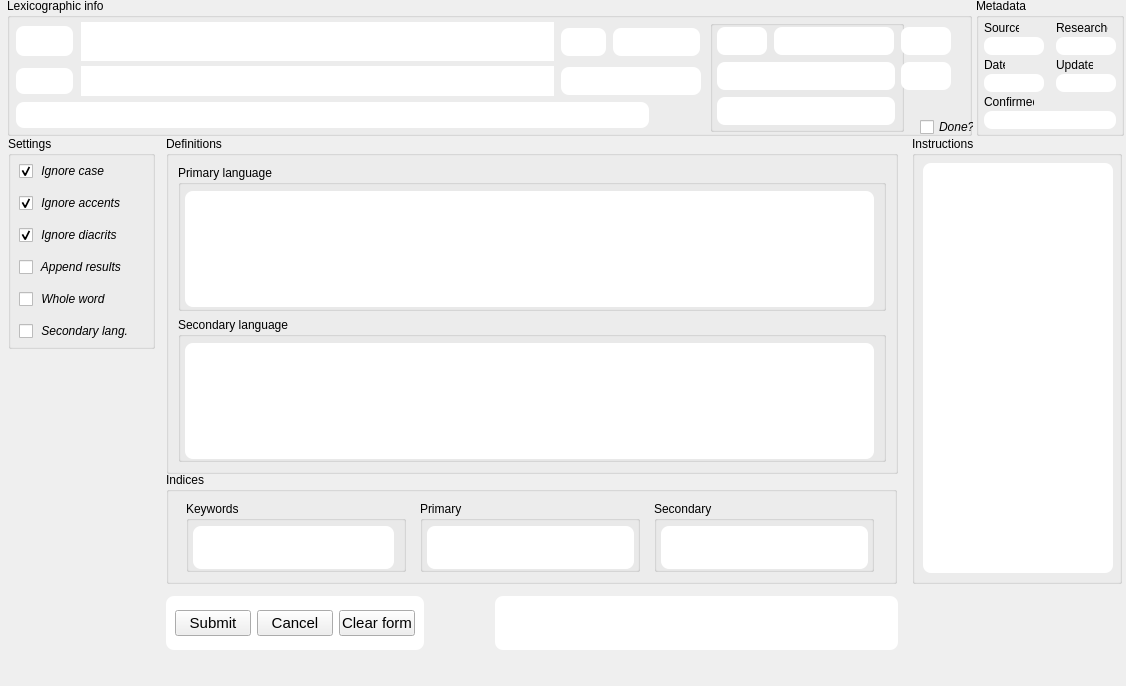
<?xml version="1.0" encoding="UTF-8"?>
<ui version="4.0">
 <class>LexSearchForm</class>
 <widget class="QWidget" name="LexSearchForm">
  <property name="geometry">
   <rect>
    <x>0</x>
    <y>0</y>
    <width>1126</width>
    <height>686</height>
   </rect>
  </property>
  <property name="windowTitle">
   <string>Form</string>
  </property>
  <property name="toolTip">
   <string>Perform searches that ignore diacritics.
Search term must contain no diacritics.</string>
  </property>
  <property name="autoFillBackground">
   <bool>true</bool>
  </property>
  <property name="styleSheet">
   <string notr="true">QFrame {
     border: 0px solid black;
     border-radius: 8px;
     padding: 0px;
	 background-color: rgb(255, 255, 255);
}

QLineEdit {
     border: 0px solid black;
     border-radius: 8px;
     padding: 0px;
	 background-color: rgb(255, 255, 255);
}</string>
  </property>
  <widget class="QGroupBox" name="lSearchHeader">
   <property name="geometry">
    <rect>
     <x>7</x>
     <y>-2</y>
     <width>965</width>
     <height>138</height>
    </rect>
   </property>
   <property name="styleSheet">
    <string notr="true">QLineEdit {
    padding-left: 3px;
}</string>
   </property>
   <property name="title">
    <string>Lexicographic info</string>
   </property>
   <widget class="QLineEdit" name="lSearchOrth">
    <property name="geometry">
     <rect>
      <x>74</x>
      <y>24</y>
      <width>473</width>
      <height>39</height>
     </rect>
    </property>
    <property name="font">
     <font>
      <pointsize>18</pointsize>
     </font>
    </property>
    <property name="toolTip">
     <string>search orthographic form</string>
    </property>
    <property name="styleSheet">
     <string notr="true">QLineEdit {
     border: 0px solid black;
     border-radius: 0px;
     padding: 0px;
}</string>
    </property>
   </widget>
   <widget class="QLineEdit" name="lSearchIPA">
    <property name="geometry">
     <rect>
      <x>74</x>
      <y>68</y>
      <width>473</width>
      <height>30</height>
     </rect>
    </property>
    <property name="font">
     <font>
      <pointsize>12</pointsize>
     </font>
    </property>
    <property name="toolTip">
     <string>search phonemic form</string>
    </property>
    <property name="styleSheet">
     <string notr="true">QLineEdit {
     border: 0px solid black;
     border-radius: 0px;
     padding: 0px;
}</string>
    </property>
   </widget>
   <widget class="QGroupBox" name="notations">
    <property name="geometry">
     <rect>
      <x>703</x>
      <y>22</y>
      <width>194</width>
      <height>112</height>
     </rect>
    </property>
    <property name="sizePolicy">
     <sizepolicy hsizetype="Fixed" vsizetype="Fixed">
      <horstretch>0</horstretch>
      <verstretch>0</verstretch>
     </sizepolicy>
    </property>
    <property name="minimumSize">
     <size>
      <width>194</width>
      <height>112</height>
     </size>
    </property>
    <property name="maximumSize">
     <size>
      <width>194</width>
      <height>112</height>
     </size>
    </property>
    <property name="title">
     <string/>
    </property>
    <widget class="QLineEdit" name="lCatSearch">
     <property name="geometry">
      <rect>
       <x>7</x>
       <y>7</y>
       <width>50</width>
       <height>28</height>
      </rect>
     </property>
     <property name="minimumSize">
      <size>
       <width>50</width>
       <height>28</height>
      </size>
     </property>
     <property name="maximumSize">
      <size>
       <width>50</width>
       <height>28</height>
      </size>
     </property>
     <property name="toolTip">
      <string>search grammatical labels (e.g., &quot;pl.&quot;)</string>
     </property>
    </widget>
    <widget class="QLineEdit" name="lGrmSearch">
     <property name="geometry">
      <rect>
       <x>64</x>
       <y>7</y>
       <width>120</width>
       <height>28</height>
      </rect>
     </property>
     <property name="minimumSize">
      <size>
       <width>120</width>
       <height>28</height>
      </size>
     </property>
     <property name="maximumSize">
      <size>
       <width>120</width>
       <height>28</height>
      </size>
     </property>
     <property name="toolTip">
      <string>search for grammatical forms</string>
     </property>
    </widget>
    <widget class="QLineEdit" name="lC2Search">
     <property name="geometry">
      <rect>
       <x>7</x>
       <y>42</y>
       <width>178</width>
       <height>28</height>
      </rect>
     </property>
     <property name="minimumSize">
      <size>
       <width>178</width>
       <height>28</height>
      </size>
     </property>
     <property name="maximumSize">
      <size>
       <width>178</width>
       <height>28</height>
      </size>
     </property>
     <property name="toolTip">
      <string>search for comparisons</string>
     </property>
    </widget>
    <widget class="QLineEdit" name="lCfSearch">
     <property name="geometry">
      <rect>
       <x>7</x>
       <y>77</y>
       <width>178</width>
       <height>28</height>
      </rect>
     </property>
     <property name="minimumSize">
      <size>
       <width>178</width>
       <height>28</height>
      </size>
     </property>
     <property name="maximumSize">
      <size>
       <width>178</width>
       <height>28</height>
      </size>
     </property>
     <property name="toolTip">
      <string>search cross-references</string>
     </property>
    </widget>
   </widget>
   <widget class="QLineEdit" name="lSearchLit">
    <property name="geometry">
     <rect>
      <x>9</x>
      <y>104</y>
      <width>633</width>
      <height>26</height>
     </rect>
    </property>
    <property name="toolTip">
     <string>search literal glosses</string>
    </property>
   </widget>
   <widget class="QLineEdit" name="lSearchPOS">
    <property name="geometry">
     <rect>
      <x>9</x>
      <y>28</y>
      <width>57</width>
      <height>30</height>
     </rect>
    </property>
    <property name="toolTip">
     <string>search by part of speech</string>
    </property>
   </widget>
   <widget class="QLineEdit" name="lSearchRegister">
    <property name="geometry">
     <rect>
      <x>9</x>
      <y>70</y>
      <width>57</width>
      <height>26</height>
     </rect>
    </property>
    <property name="toolTip">
     <string>search by register</string>
    </property>
   </widget>
   <widget class="QLineEdit" name="lSearchBrrw">
    <property name="geometry">
     <rect>
      <x>554</x>
      <y>69</y>
      <width>140</width>
      <height>28</height>
     </rect>
    </property>
    <property name="toolTip">
     <string>search borrowings</string>
    </property>
   </widget>
   <widget class="QLineEdit" name="lSearchDialectName">
    <property name="geometry">
     <rect>
      <x>554</x>
      <y>30</y>
      <width>45</width>
      <height>28</height>
     </rect>
    </property>
    <property name="toolTip">
     <string>search by dialects</string>
    </property>
   </widget>
   <widget class="QLineEdit" name="lDialectSearch">
    <property name="geometry">
     <rect>
      <x>606</x>
      <y>30</y>
      <width>87</width>
      <height>28</height>
     </rect>
    </property>
    <property name="toolTip">
     <string>search for dialectal forms</string>
    </property>
   </widget>
   <widget class="QLineEdit" name="lGrmDialectSearch">
    <property name="geometry">
     <rect>
      <x>894</x>
      <y>29</y>
      <width>50</width>
      <height>28</height>
     </rect>
    </property>
    <property name="minimumSize">
     <size>
      <width>50</width>
      <height>28</height>
     </size>
    </property>
    <property name="maximumSize">
     <size>
      <width>50</width>
      <height>28</height>
     </size>
    </property>
    <property name="toolTip">
     <string>search for dialect-specific 
grammatical forms</string>
    </property>
   </widget>
   <widget class="QLineEdit" name="lC2DialectSearch">
    <property name="geometry">
     <rect>
      <x>894</x>
      <y>64</y>
      <width>50</width>
      <height>28</height>
     </rect>
    </property>
    <property name="minimumSize">
     <size>
      <width>50</width>
      <height>28</height>
     </size>
    </property>
    <property name="maximumSize">
     <size>
      <width>50</width>
      <height>28</height>
     </size>
    </property>
    <property name="toolTip">
     <string>search for dialect-specific 
alternative forms</string>
    </property>
   </widget>
  </widget>
  <widget class="QGroupBox" name="lMetadataBox">
   <property name="geometry">
    <rect>
     <x>976</x>
     <y>-2</y>
     <width>148</width>
     <height>138</height>
    </rect>
   </property>
   <property name="sizePolicy">
    <sizepolicy hsizetype="Fixed" vsizetype="Fixed">
     <horstretch>0</horstretch>
     <verstretch>0</verstretch>
    </sizepolicy>
   </property>
   <property name="styleSheet">
    <string notr="true">QLineEdit {
    font-size: 9;
    border-radius: 0pts;
    max-height: 16px;
    min-width: 45px;
    min-height: 16px;
    padding: 1px;
}

QLabel {
	background: transparent;
}</string>
   </property>
   <property name="title">
    <string>Metadata</string>
   </property>
   <widget class="QLabel" name="lLabelSource">
    <property name="geometry">
     <rect>
      <x>8</x>
      <y>22</y>
      <width>35</width>
      <height>16</height>
     </rect>
    </property>
    <property name="font">
     <font>
      <pointsize>9</pointsize>
     </font>
    </property>
    <property name="autoFillBackground">
     <bool>false</bool>
    </property>
    <property name="text">
     <string>Source</string>
    </property>
   </widget>
   <widget class="QLabel" name="lLabelDate">
    <property name="geometry">
     <rect>
      <x>8</x>
      <y>59</y>
      <width>21</width>
      <height>16</height>
     </rect>
    </property>
    <property name="font">
     <font>
      <pointsize>9</pointsize>
     </font>
    </property>
    <property name="autoFillBackground">
     <bool>false</bool>
    </property>
    <property name="text">
     <string>Date</string>
    </property>
   </widget>
   <widget class="QLabel" name="lLabelResearcher">
    <property name="geometry">
     <rect>
      <x>80</x>
      <y>22</y>
      <width>52</width>
      <height>16</height>
     </rect>
    </property>
    <property name="font">
     <font>
      <pointsize>9</pointsize>
     </font>
    </property>
    <property name="autoFillBackground">
     <bool>false</bool>
    </property>
    <property name="text">
     <string>Researcher</string>
    </property>
   </widget>
   <widget class="QLabel" name="lLabelConfirmed">
    <property name="geometry">
     <rect>
      <x>8</x>
      <y>96</y>
      <width>50</width>
      <height>16</height>
     </rect>
    </property>
    <property name="font">
     <font>
      <pointsize>9</pointsize>
     </font>
    </property>
    <property name="autoFillBackground">
     <bool>false</bool>
    </property>
    <property name="lineWidth">
     <number>0</number>
    </property>
    <property name="text">
     <string>Confirmed</string>
    </property>
   </widget>
   <widget class="QLabel" name="lLabelUpdated">
    <property name="geometry">
     <rect>
      <x>80</x>
      <y>59</y>
      <width>37</width>
      <height>16</height>
     </rect>
    </property>
    <property name="font">
     <font>
      <pointsize>9</pointsize>
     </font>
    </property>
    <property name="autoFillBackground">
     <bool>false</bool>
    </property>
    <property name="text">
     <string>Updated</string>
    </property>
   </widget>
   <widget class="QLineEdit" name="lSearchSource">
    <property name="geometry">
     <rect>
      <x>8</x>
      <y>39</y>
      <width>60</width>
      <height>18</height>
     </rect>
    </property>
    <property name="toolTip">
     <string>search sources</string>
    </property>
   </widget>
   <widget class="QLineEdit" name="lSearchResearcher">
    <property name="geometry">
     <rect>
      <x>80</x>
      <y>39</y>
      <width>60</width>
      <height>18</height>
     </rect>
    </property>
    <property name="toolTip">
     <string>search researchers</string>
    </property>
   </widget>
   <widget class="QLineEdit" name="lSearchDate">
    <property name="geometry">
     <rect>
      <x>8</x>
      <y>76</y>
      <width>60</width>
      <height>18</height>
     </rect>
    </property>
    <property name="toolTip">
     <string>search by date of entry</string>
    </property>
   </widget>
   <widget class="QLineEdit" name="lSearchUpdate">
    <property name="geometry">
     <rect>
      <x>80</x>
      <y>76</y>
      <width>60</width>
      <height>18</height>
     </rect>
    </property>
    <property name="toolTip">
     <string>serach by date of updates</string>
    </property>
   </widget>
   <widget class="QLineEdit" name="lSearchConfirmed">
    <property name="geometry">
     <rect>
      <x>8</x>
      <y>113</y>
      <width>132</width>
      <height>18</height>
     </rect>
    </property>
    <property name="toolTip">
     <string>search for confirmations by consultant</string>
    </property>
   </widget>
  </widget>
  <widget class="QGroupBox" name="lDefBox">
   <property name="geometry">
    <rect>
     <x>166</x>
     <y>136</y>
     <width>732</width>
     <height>338</height>
    </rect>
   </property>
   <property name="styleSheet">
    <string notr="true"/>
   </property>
   <property name="title">
    <string>Definitions</string>
   </property>
   <layout class="QVBoxLayout" name="verticalLayout">
    <item>
     <widget class="QGroupBox" name="lL1Box">
      <property name="autoFillBackground">
       <bool>false</bool>
      </property>
      <property name="title">
       <string>Primary language</string>
      </property>
      <property name="flat">
       <bool>false</bool>
      </property>
      <widget class="QLineEdit" name="lL1Search">
       <property name="geometry">
        <rect>
         <x>7</x>
         <y>26</y>
         <width>689</width>
         <height>116</height>
        </rect>
       </property>
       <property name="toolTip">
        <string>search primary language gloss</string>
       </property>
       <property name="alignment">
        <set>Qt::AlignLeading|Qt::AlignLeft|Qt::AlignTop</set>
       </property>
      </widget>
     </widget>
    </item>
    <item>
     <widget class="QGroupBox" name="lL2Box">
      <property name="title">
       <string>Secondary language</string>
      </property>
      <widget class="QLineEdit" name="lL2Search">
       <property name="geometry">
        <rect>
         <x>7</x>
         <y>26</y>
         <width>689</width>
         <height>116</height>
        </rect>
       </property>
       <property name="toolTip">
        <string>search secondary language gloss</string>
       </property>
       <property name="alignment">
        <set>Qt::AlignLeading|Qt::AlignLeft|Qt::AlignTop</set>
       </property>
      </widget>
     </widget>
    </item>
   </layout>
  </widget>
  <widget class="QGroupBox" name="lIndexBox">
   <property name="geometry">
    <rect>
     <x>166</x>
     <y>472</y>
     <width>731</width>
     <height>112</height>
    </rect>
   </property>
   <property name="styleSheet">
    <string notr="true"/>
   </property>
   <property name="title">
    <string>Indices</string>
   </property>
   <layout class="QHBoxLayout" name="horizontalLayout_3">
    <item>
     <widget class="QGroupBox" name="lKeywordsBox">
      <property name="sizePolicy">
       <sizepolicy hsizetype="Fixed" vsizetype="Preferred">
        <horstretch>0</horstretch>
        <verstretch>0</verstretch>
       </sizepolicy>
      </property>
      <property name="minimumSize">
       <size>
        <width>220</width>
        <height>0</height>
       </size>
      </property>
      <property name="autoFillBackground">
       <bool>false</bool>
      </property>
      <property name="styleSheet">
       <string notr="true">QGroupBox.title {
	background-color: transparent;
}</string>
      </property>
      <property name="title">
       <string>Keywords</string>
      </property>
      <widget class="QLineEdit" name="lSearchKeywordIndex">
       <property name="geometry">
        <rect>
         <x>7</x>
         <y>25</y>
         <width>201</width>
         <height>43</height>
        </rect>
       </property>
       <property name="toolTip">
        <string>search keywords</string>
       </property>
       <property name="alignment">
        <set>Qt::AlignLeading|Qt::AlignLeft|Qt::AlignTop</set>
       </property>
      </widget>
     </widget>
    </item>
    <item>
     <widget class="QGroupBox" name="lPrimaryIndexBox">
      <property name="sizePolicy">
       <sizepolicy hsizetype="Fixed" vsizetype="Preferred">
        <horstretch>0</horstretch>
        <verstretch>0</verstretch>
       </sizepolicy>
      </property>
      <property name="minimumSize">
       <size>
        <width>220</width>
        <height>0</height>
       </size>
      </property>
      <property name="title">
       <string>Primary</string>
      </property>
      <widget class="QLineEdit" name="lSearchPrimaryIndex">
       <property name="geometry">
        <rect>
         <x>7</x>
         <y>25</y>
         <width>207</width>
         <height>43</height>
        </rect>
       </property>
       <property name="toolTip">
        <string>search primary language index</string>
       </property>
       <property name="alignment">
        <set>Qt::AlignLeading|Qt::AlignLeft|Qt::AlignTop</set>
       </property>
      </widget>
     </widget>
    </item>
    <item>
     <widget class="QGroupBox" name="lSecondaryIndexBox">
      <property name="sizePolicy">
       <sizepolicy hsizetype="Fixed" vsizetype="Preferred">
        <horstretch>0</horstretch>
        <verstretch>0</verstretch>
       </sizepolicy>
      </property>
      <property name="minimumSize">
       <size>
        <width>220</width>
        <height>0</height>
       </size>
      </property>
      <property name="title">
       <string>Secondary</string>
      </property>
      <widget class="QLineEdit" name="lSearchSecondaryIndex">
       <property name="geometry">
        <rect>
         <x>7</x>
         <y>25</y>
         <width>207</width>
         <height>43</height>
        </rect>
       </property>
       <property name="toolTip">
        <string>search secondary language index</string>
       </property>
       <property name="alignment">
        <set>Qt::AlignLeading|Qt::AlignLeft|Qt::AlignTop</set>
       </property>
      </widget>
     </widget>
    </item>
   </layout>
  </widget>
  <widget class="QGroupBox" name="instructionBox">
   <property name="geometry">
    <rect>
     <x>912</x>
     <y>136</y>
     <width>210</width>
     <height>448</height>
    </rect>
   </property>
   <property name="title">
    <string>Instructions</string>
   </property>
   <widget class="QTextEdit" name="instruction">
    <property name="geometry">
     <rect>
      <x>11</x>
      <y>27</y>
      <width>190</width>
      <height>410</height>
     </rect>
    </property>
    <property name="readOnly">
     <bool>true</bool>
    </property>
   </widget>
  </widget>
  <widget class="QCheckBox" name="sDoneBtn">
   <property name="geometry">
    <rect>
     <x>920</x>
     <y>117</y>
     <width>54</width>
     <height>20</height>
    </rect>
   </property>
   <property name="font">
    <font>
     <pointsize>9</pointsize>
     <italic>true</italic>
    </font>
   </property>
   <property name="toolTip">
    <string>Check box to search only completed entries.
Clear box to search for unfinished entries.</string>
   </property>
   <property name="text">
    <string>Done?</string>
   </property>
   <property name="tristate">
    <bool>true</bool>
   </property>
  </widget>
  <widget class="QFrame" name="lSearchControlBar">
   <property name="geometry">
    <rect>
     <x>166</x>
     <y>596</y>
     <width>258</width>
     <height>54</height>
    </rect>
   </property>
   <property name="minimumSize">
    <size>
     <width>258</width>
     <height>54</height>
    </size>
   </property>
   <property name="maximumSize">
    <size>
     <width>258</width>
     <height>54</height>
    </size>
   </property>
   <property name="frameShape">
    <enum>QFrame::StyledPanel</enum>
   </property>
   <property name="frameShadow">
    <enum>QFrame::Sunken</enum>
   </property>
   <layout class="QHBoxLayout" name="horizontalLayout">
    <item>
     <widget class="QPushButton" name="doSearch">
      <property name="font">
       <font>
        <pointsize>11</pointsize>
       </font>
      </property>
      <property name="toolTip">
       <string>Perform search</string>
      </property>
      <property name="text">
       <string>Submit</string>
      </property>
     </widget>
    </item>
    <item>
     <widget class="QPushButton" name="lCancelSearch">
      <property name="font">
       <font>
        <pointsize>11</pointsize>
       </font>
      </property>
      <property name="toolTip">
       <string>Cancel and go back to lexicon</string>
      </property>
      <property name="text">
       <string>Cancel</string>
      </property>
     </widget>
    </item>
    <item>
     <widget class="QPushButton" name="clearForm">
      <property name="font">
       <font>
        <pointsize>11</pointsize>
       </font>
      </property>
      <property name="toolTip">
       <string>Clear all fields</string>
      </property>
      <property name="text">
       <string>Clear form</string>
      </property>
     </widget>
    </item>
   </layout>
   <zorder>doSearch</zorder>
   <zorder>clearForm</zorder>
   <zorder>lCancelSearch</zorder>
  </widget>
  <widget class="QGroupBox" name="searchParam">
   <property name="geometry">
    <rect>
     <x>8</x>
     <y>136</y>
     <width>147</width>
     <height>213</height>
    </rect>
   </property>
   <property name="styleSheet">
    <string notr="true">QCheckBox {font-size: 10pts; font-style: italic;}</string>
   </property>
   <property name="title">
    <string>Settings</string>
   </property>
   <widget class="QWidget" name="verticalLayoutWidget">
    <property name="geometry">
     <rect>
      <x>11</x>
      <y>19</y>
      <width>131</width>
      <height>193</height>
     </rect>
    </property>
    <layout class="QVBoxLayout" name="verticalLayout_2">
     <item>
      <widget class="QCheckBox" name="caseBtn">
       <property name="toolTip">
        <string>Perform case-insensitive searches.</string>
       </property>
       <property name="text">
        <string> Ignore case</string>
       </property>
       <property name="checked">
        <bool>true</bool>
       </property>
      </widget>
     </item>
     <item>
      <widget class="QCheckBox" name="accentBtn">
       <property name="toolTip">
        <string>Perform searches that ignore lexical accent.
Search term must contain no accented characters.</string>
       </property>
       <property name="text">
        <string> Ignore accents</string>
       </property>
       <property name="checked">
        <bool>true</bool>
       </property>
      </widget>
     </item>
     <item>
      <widget class="QCheckBox" name="diacritBtn">
       <property name="text">
        <string> Ignore diacrits</string>
       </property>
       <property name="checked">
        <bool>true</bool>
       </property>
      </widget>
     </item>
     <item>
      <widget class="QCheckBox" name="appendBtn">
       <property name="toolTip">
        <string>Search results will not overwrite the results
of previous searches on &quot;Search&quot; card.</string>
       </property>
       <property name="text">
        <string> Append results</string>
       </property>
      </widget>
     </item>
     <item>
      <widget class="QCheckBox" name="wholeWordBtn">
       <property name="toolTip">
        <string>Find whole words only.</string>
       </property>
       <property name="text">
        <string> Whole word</string>
       </property>
      </widget>
     </item>
     <item>
      <widget class="QCheckBox" name="setLangBtn">
       <property name="toolTip">
        <string>Return results in secondary language.</string>
       </property>
       <property name="text">
        <string> Secondary lang.</string>
       </property>
      </widget>
     </item>
    </layout>
   </widget>
  </widget>
  <widget class="QLineEdit" name="lSearchNotes">
   <property name="geometry">
    <rect>
     <x>495</x>
     <y>596</y>
     <width>403</width>
     <height>54</height>
    </rect>
   </property>
   <property name="alignment">
    <set>Qt::AlignLeading|Qt::AlignLeft|Qt::AlignTop</set>
   </property>
  </widget>
 </widget>
 <resources/>
 <connections/>
</ui>
